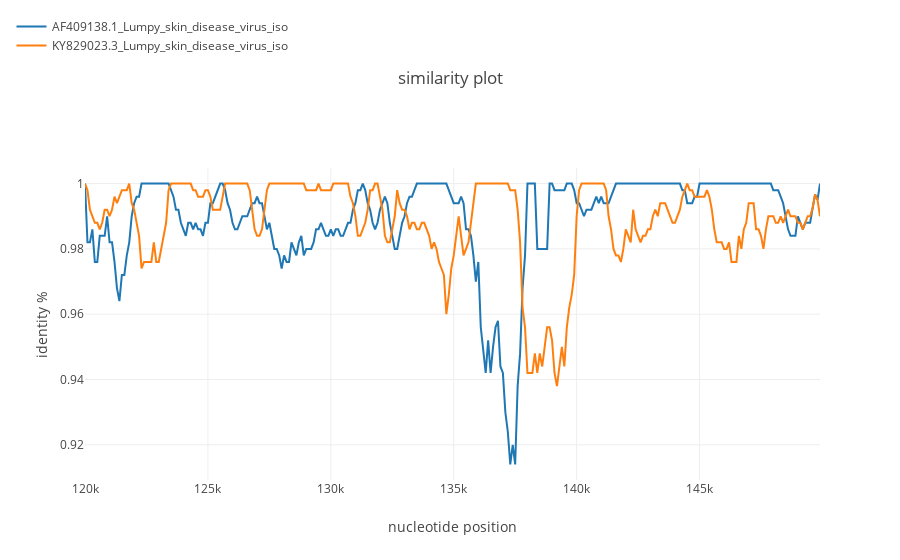

The notebook cell saved with this chart:
### Code cell
simgen("for_recan_lsdv_1.fasta", window=500, shift=100, pot_rec=2, region=(120000, 150000))

### Figure 1 — Plotly figure (JSON) as saved in the notebook; plotly's stock layout.template omitted (floating-point values rounded to 4 significant figures; data arrays with more than 128 entries replaced by an {"elided": "..."} marker saying what was removed)
{"data": [{"name": "AF409138.1_Lumpy_skin_disease_virus_iso", "type": "scatter", "uid": "4f13a490-940f-11e8-9fab-d46a6a82ea71", "x": {"elided": "601 int values"}, "y": {"elided": "300 float values"}}, {"name": "KY829023.3_Lumpy_skin_disease_virus_iso", "type": "scatter", "uid": "4f13a491-940f-11e8-90a8-d46a6a82ea71", "x": {"elided": "601 int values"}, "y": {"elided": "300 float values"}}], "layout": {"legend": {"x": -0.1, "y": 1.5}, "title": "similarity plot", "xaxis": {"title": "nucleotide position"}, "yaxis": {"title": "identity %"}}}
